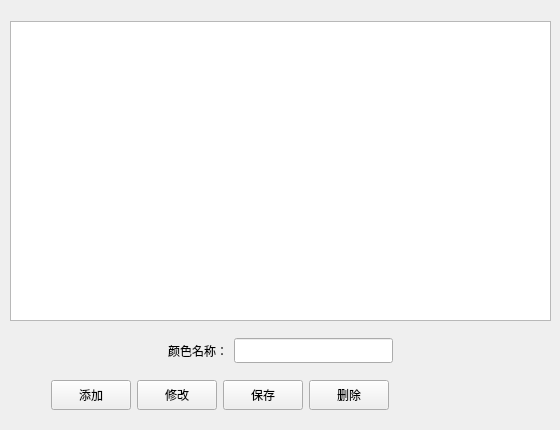
         <widget class="QWidget" name="Color_page">
          <widget class="QWidget" name="layoutWidget">
           <property name="geometry">
            <rect>
             <x>10</x>
             <y>10</y>
             <width>541</width>
             <height>411</height>
            </rect>
           </property>
           <layout class="QVBoxLayout" name="colorLayout">
            <item>
             <widget class="QTableView" name="Color_tableView">
              <property name="sizePolicy">
               <sizepolicy hsizetype="Expanding" vsizetype="Maximum">
                <horstretch>0</horstretch>
                <verstretch>0</verstretch>
               </sizepolicy>
              </property>
              <property name="minimumSize">
               <size>
                <width>450</width>
                <height>300</height>
               </size>
              </property>
             </widget>
            </item>
            <item>
             <layout class="QHBoxLayout" name="h_colorName">
              <item>
               <spacer name="horizontalSpacer_28">
                <property name="orientation">
                 <enum>Qt::Horizontal</enum>
                </property>
                <property name="sizeHint" stdset="0">
                 <size>
                  <width>40</width>
                  <height>20</height>
                 </size>
                </property>
               </spacer>
              </item>
              <item>
               <widget class="QLabel" name="label_5">
                <property name="styleSheet">
                 <string notr="true">background:transparent</string>
                </property>
                <property name="text">
                 <string>颜色名称：</string>
                </property>
               </widget>
              </item>
              <item>
               <widget class="QLineEdit" name="Color_Name_lineEdit">
                <property name="minimumSize">
                 <size>
                  <width>0</width>
                  <height>25</height>
                 </size>
                </property>
                <property name="styleSheet">
                 <string notr="true"/>
                </property>
               </widget>
              </item>
              <item>
               <spacer name="horizontalSpacer_29">
                <property name="orientation">
                 <enum>Qt::Horizontal</enum>
                </property>
                <property name="sizeHint" stdset="0">
                 <size>
                  <width>40</width>
                  <height>20</height>
                 </size>
                </property>
               </spacer>
              </item>
             </layout>
            </item>
            <item>
             <layout class="QHBoxLayout" name="h_Color_contlr">
              <item>
               <spacer name="horizontalSpacer_30">
                <property name="orientation">
                 <enum>Qt::Horizontal</enum>
                </property>
                <property name="sizeType">
                 <enum>QSizePolicy::Maximum</enum>
                </property>
                <property name="sizeHint" stdset="0">
                 <size>
                  <width>40</width>
                  <height>20</height>
                 </size>
                </property>
               </spacer>
              </item>
              <item>
               <layout class="QHBoxLayout" name="horizontalLayout_23">
                <item>
                 <widget class="QPushButton" name="pbnAddColor">
                  <property name="sizePolicy">
                   <sizepolicy hsizetype="Maximum" vsizetype="Fixed">
                    <horstretch>0</horstretch>
                    <verstretch>0</verstretch>
                   </sizepolicy>
                  </property>
                  <property name="minimumSize">
                   <size>
                    <width>0</width>
                    <height>30</height>
                   </size>
                  </property>
                  <property name="styleSheet">
                   <string notr="true"/>
                  </property>
                  <property name="text">
                   <string>添加</string>
                  </property>
                 </widget>
                </item>
                <item>
                 <widget class="QPushButton" name="pbnModifyColor">
                  <property name="sizePolicy">
                   <sizepolicy hsizetype="Maximum" vsizetype="Fixed">
                    <horstretch>0</horstretch>
                    <verstretch>0</verstretch>
                   </sizepolicy>
                  </property>
                  <property name="minimumSize">
                   <size>
                    <width>0</width>
                    <height>30</height>
                   </size>
                  </property>
                  <property name="styleSheet">
                   <string notr="true"/>
                  </property>
                  <property name="text">
                   <string>修改</string>
                  </property>
                 </widget>
                </item>
                <item>
                 <widget class="QPushButton" name="pbnSavdColor">
                  <property name="sizePolicy">
                   <sizepolicy hsizetype="Maximum" vsizetype="Fixed">
                    <horstretch>0</horstretch>
                    <verstretch>0</verstretch>
                   </sizepolicy>
                  </property>
                  <property name="minimumSize">
                   <size>
                    <width>0</width>
                    <height>30</height>
                   </size>
                  </property>
                  <property name="styleSheet">
                   <string notr="true"/>
                  </property>
                  <property name="text">
                   <string>保存</string>
                  </property>
                 </widget>
                </item>
                <item>
                 <widget class="QPushButton" name="pbnDeleteColor">
                  <property name="sizePolicy">
                   <sizepolicy hsizetype="Maximum" vsizetype="Fixed">
                    <horstretch>0</horstretch>
                    <verstretch>0</verstretch>
                   </sizepolicy>
                  </property>
                  <property name="minimumSize">
                   <size>
                    <width>0</width>
                    <height>30</height>
                   </size>
                  </property>
                  <property name="styleSheet">
                   <string notr="true"/>
                  </property>
                  <property name="text">
                   <string>删除</string>
                  </property>
                 </widget>
                </item>
               </layout>
              </item>
              <item>
               <spacer name="horizontalSpacer_31">
                <property name="orientation">
                 <enum>Qt::Horizontal</enum>
                </property>
                <property name="sizeType">
                 <enum>QSizePolicy::Maximum</enum>
                </property>
                <property name="sizeHint" stdset="0">
                 <size>
                  <width>160</width>
                  <height>20</height>
                 </size>
                </property>
               </spacer>
              </item>
             </layout>
            </item>
           </layout>
          </widget>
         </widget>
